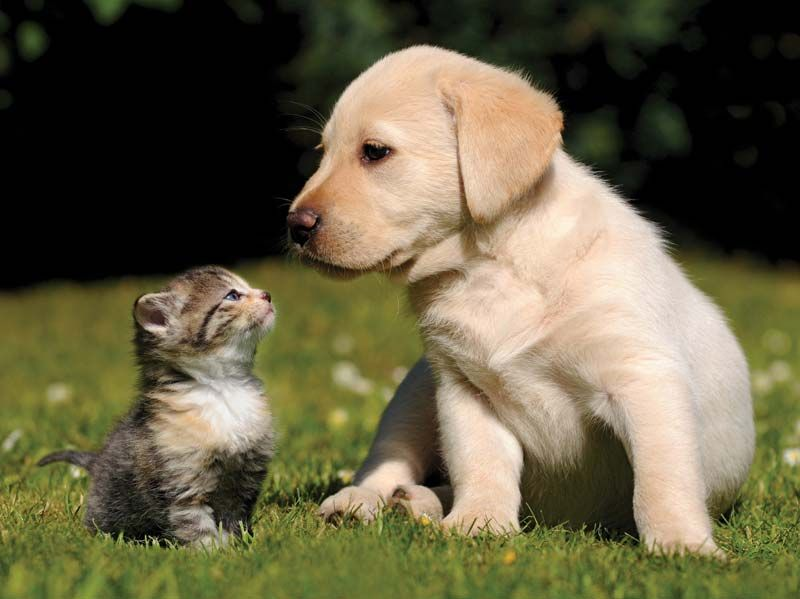
#> input picture image1.jpg, 800 x 599 px
$ jupyter execute 1-bbox.ipynb
#> lines starting #> are read from the running program, lines starting #| are printed output that depends on the picture
# Object detection

## 1. Bounding box

객체 탐지는 이미지 내 여러 객체의 클래스와 위치를 찾는 기술입니다. 객체 탐지에서는 일반적으로 객체의 공간 위치를 설명하기 위해 Bounding box(경계 상자)를 사용합니다. 경계 상자는 직사각형이며, 네 가지 값을 이용하여 그 위치를 표현합니다.

[cell 1]
import cv2
import matplotlib.pyplot as plt

[cell 2]
image_path = "/kaggle/working/image1.jpg"

image = cv2.imread("image1.jpg")
#> image is the input picture: shape (599, 800, 3); mean B, G, R 68.3, 95.7, 102
image = cv2.cvtColor(image, cv2.COLOR_BGR2RGB)
plt.imshow(image)

### x1y1x2y2
- 상자의 대각선 방향 두 꼭짓점을 이용
- 좌상단(top left)과 우하단(bottom right)를 지정

[cell 3]
# draw a bounding box with the image
def draw_bbox(top_left, bottom_right, image, color, line_thickness=2):
#> called with top_left = (100, 260), bottom_right = (280, 550), color = (255, 255, 255), line_thickness = 2
    new_image = image.copy()
    cv2.rectangle(new_image, top_left, bottom_right, color, line_thickness)
    return new_image

[cell 4]
# 고양이 주변에 붉은 박스 그리기
xxx= draw_bbox((100, 260), (280, 550), image, (255, 255, 255))
plt.imshow(xxx)

[cell 5]
# 강아지 주변에 파란 박스 그리기
yyy= draw_bbox((300, 50), (750, 550), xxx, (255, 255, 255))
plt.imshow(yyy)

[cell 6]
# 둘 다 모두 표시

### xywh

- 상자의 좌상단 좌표와 너비, 높이를 이용하여 바운딩 박스를 정의
- 상자의 좌상단 좌표`(x, y)`
- 상자의 너비 `w`
- 상자의 높이 `h`

[cell 7]
def draw_bbox_xwyh(top_left, width, height, image, color, line_thickness=2):
#> called with top_left = (100, 260), width = 180, height = 290, color = (0, 255, 0), line_thickness = 2
    new_image = image.copy()
    cv2.rectangle(new_image, top_left, (top_left[0]+width, top_left[1]+height), color, line_thickness)
    return new_image

[cell 8]
#고양이 주변에 녹색 박스 그리기
xxx= draw_bbox_xwyh((100, 260), 180, 290, image, (0, 255, 0))
plt.imshow(xxx)

[cell 9]
# 강아지 주변에 노란 박스 그리기
yyy= draw_bbox_xwyh((300, 50), 450, 500, xxx, (255, 255, 0))
plt.imshow(yyy)

### Polygon

- 직사각형이 아닌 다양한 형태의 바운딩 박스를 표현할 수 있는 방식

- 여러 개의 꼭짓점 좌표를 이용해 불규칙한 모양을 정의할 수 있음

- 보통 객체의 경계가 복잡하거나 직사각형으로 표현하기 힘든 경우에 사용

[cell 10]
import numpy as np

def draw_polygon(points, image, color, line_thickness=2):
#> called with color = (0, 255, 255), line_thickness = 2
    new_image = image.copy()

    # 점들의 좌표 배열을 np.array로 변환
    pts = np.array(points, np.int32)
    pts = pts.reshape((-1, 1, 2))  # 필요한 형태로 reshape

    # 폴리곤 그리기
    cv2.polylines(new_image, [pts], isClosed=True, color=color, thickness=line_thickness)
    return new_image

[cell 11]
# 다각형의 각 좌표 (points 리스트로 입력)
polygon_points = [(420, 40), (350, 100), (300, 200),
                  (300, 250), (350, 300), (400, 300),
                  (410, 360), (350, 480), (310, 510),
                  (725, 580), (760, 500), (760, 380),
                  (750, 380), (570, 150), (570, 100),
                 ]
polygon_box = draw_polygon(polygon_points, image, (0, 255, 255))  # 노란색 폴리곤
plt.imshow(polygon_box)

### cwyh normalized
- 바운딩 박스를 중심 좌표 (cx, cy)와 너비 및 높이 (w, h)로 표현

- normalized는 이미지 크기와 상관없이 좌표와 크기가 0과 1 사이의 값으로 정규화된 것을 의미. 즉, 좌표와 크기는 이미지의 크기에 비례

- 이미지 크기가 달라져도 동일한 비율로 바운딩 박스를 유지할 수 있는 장점

- YOLO에서 사용

[cell 12]
def draw_bbox_cywh_normalized(cx, cy, width, height, image, color, line_thickness=2):
#> called with cx = 0.25, cy = 0.7, width = 0.2, height = 0.5, color = (255, 255, 255), line_thickness = 2
    new_image = image.copy()
    img_height, img_width = image.shape[:2]
#> img_height = 599; img_width = 800
    top_left= (int(img_width*(cx-(width/2))), int(img_height*(cy-(height/2))))
#> top_left = (120, 269)
    bottom_right= (int(img_width*(cx+(width/2))), int(img_height*(cy+(height/2))))
#> bottom_right = (280, 569)


    # 바운딩 박스 그리기
    cv2.rectangle(new_image, top_left, bottom_right, color, line_thickness)
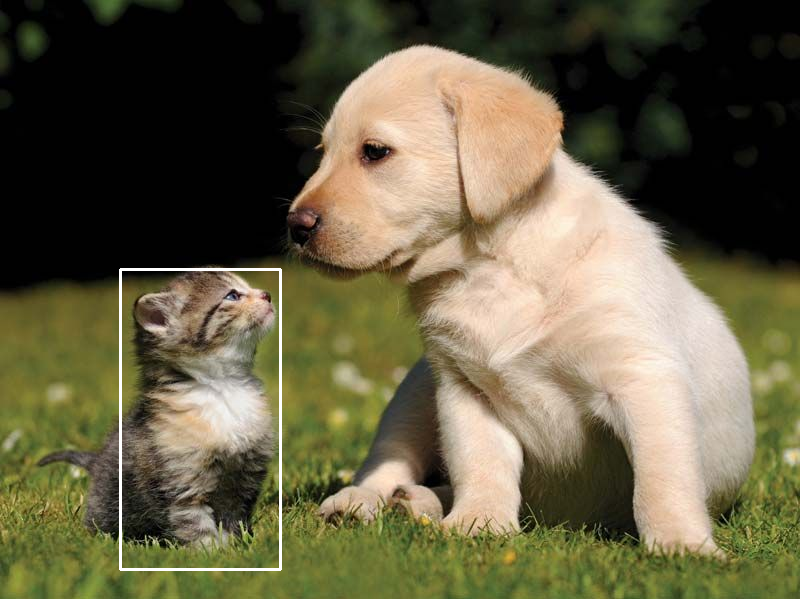
#> new_image: shape (599, 800, 3); mean R, G, B 102.9, 96.6, 69.5
    return new_image

[cell 13]
# 고양이 주변에 붉은 박스 그리기
ttt= draw_bbox_cywh_normalized(0.25, 0.7, 0.2, 0.5, image, (255, 255, 255))
plt.imshow(ttt)

[cell 14]
# 강아지 주변에 파란 박스 그리기

## 2. Anchor box

- 이미지에서 객체를 찾고, 이에 들어맞는 바운딩 박스를 찾는 과정은 매우 어려움
- 대량의 영역을 샘플링하고, 이 영역들에 관심을 가질만 한 객체를 포함하는지 판단하는 과정이 필요
- 특정 픽셀에 대하여 다양한 크기의 바운딩 박스를 준비하는 과정이 앵커 박스(Anchor box)
    - 사전 정의된 프리셋

[cell 15]
def draw_anchor_boxes(anchor_boxes, cx, cy, image, colors, line_thickness=2):
#> called with cx = 0.3, cy = 0.5, line_thickness = 2
    new_image = image.copy()
    img_height, img_width = image.shape[:2]
#> img_height = 599; img_width = 800

    # anchor_boxes의 값을 순회하며 모든 조합 별 bbox 그리기
    # Your code

    return new_image

[cell 16]
# 예시 앵커 박스들 (정규화된 width, height의 리스트)
anchor_boxes = [(0.1, 0.1), (0.2, 0.3), (0.4, 0.2), (0.5, 0.5)]

# 각 앵커 박스를 다른 색상으로 지정
colors = [(255, 0, 0), (0, 255, 0), (0, 0, 255), (255, 255, 0)]

anchor_box = draw_anchor_boxes(anchor_boxes, 0.3, 0.5, image, colors)

plt.imshow(anchor_box)

## 3. IoU(Intersection over Union)

두 bbox A와 B가 있을 때, 두 사각형이 겹치는 면적을 구하고, 이 값을 두 사각형의 합집합 면적으로 나눈 값을 IoU라고 합니다. IoU는 객체 검출(Object Detection)에서 예측된 객체와 실제 객체의 겹치는 정도를 평가할 때 사용됩니다.

[cell 17]
def calculate_iou(box1, box2):
    """
    box1과 box2는 각각 [x_min, y_min, x_max, y_max] 형식의 바운딩 박스 좌표입니다.
    """
    # 교차 영역의 좌표
    # Your code

    # 교차 영역의 넓이 계산 (교차 영역이 없을 경우 0)
    # Your code

    # 각 바운딩 박스의 넓이 계산
    # Your code

    # 합집합의 넓이 계산
    # Your code

    # IoU 계산
    # Your code

    return iou

## 4. NMS(Non Maximum Suppression)

- 이미지 내 객체를 탐지하기 위하여 수많은 Bounding box가 생성됨
- 그러나 이 중 객체를 잘 포함하는 박스의 수는 적음
- Confidence score가 일정 기준치 아래로 유사하지 않은 박스들은 아예 학습시키지 않음
- 또한 중복되는 박스들을 제거하는 과정도 포함

[cell 18]
# 바운딩 박스와 그 신뢰도 점수들 (박스: [x, y, w, h])
boxes = [(100, 100, 50, 80), (105, 105, 50, 80), (200, 200, 60, 90)]
confidences = [0.9, 0.85, 0.75]

# NMS 적용 (IoU 임계값: 0.5, confidence 임계값: 0.4)
indices = cv2.dnn.NMSBoxes(boxes, confidences, score_threshold=0.4, nms_threshold=0.5)

# 남은 박스 출력
if len(indices) > 0:
    for i in indices:
        # indices가 2차원 배열이 아닐 때 바로 i를 사용
        box = boxes[i]
        print(f"남은 바운딩 박스: {box}")
else:
    print("남은 바운딩 박스가 없습니다.")
